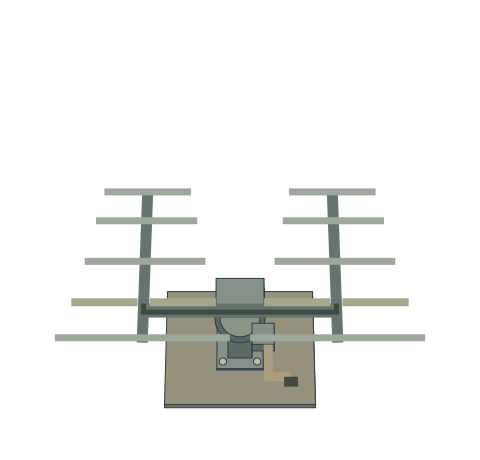

Here is the Python script that generated this plot:
"""Радар E0 с парой направленных решёток и ручным наведением."""

import argparse
from pathlib import Path

from PIL import Image

from E0_rigid_scene import RigidScene

parser = argparse.ArgumentParser()
parser.add_argument("--processed", type=Path)
args = parser.parse_args()


scene = RigidScene(width=480, height=460, scale=100, origin=(240, 350), taper=.035)
slab = ("#96917d", "#726e60", "#5f6053")
paint = ("#86918a", "#5c6b66", "#475751")
steel = "#9da79b"
scene.box(-.74, .74, -.59, .59, 0, .11, slab)
scene.box(-.23, .23, -.24, .24, .11, .16, paint)
for x in (-.17, .17):
    for y in (-.17, .17):
        scene.disc(x, y, .17, .037, "#c6baa0")
scene.box(-.12, .12, -.13, .13, .16, 1.83, paint)
scene.disc(0, 0, 1.09, .25, "#596762")
scene.disc(0, 0, 1.13, .20, "#8b9686")
# Рукоять на оси червячного редуктора, доступ со стороны южного края плиты.
scene.box(.12, .34, .06, .28, .91, 1.14, paint)
scene.line([(.28, .25, 1.03), (.28, .58, 1.03), (.50, .58, 1.03)], "#aa9d80", 9)
scene.line([(.50, .58, 1.03), (.50, .68, 1.03)], "#424b44", 13)
scene.box(-.24, .24, -.16, .16, 1.69, 1.99, paint)
scene.disc(.245, 0, 1.85, .10, "#b2a78c", normal="x")
# Пара синфазных антенн по обе стороны от оси подвеса. Директоры смотрят на север.
scene.line([(-.96, .18, 1.98), (.96, .18, 1.98)], "#64736c", 13)
for x in (-.96, .96):
    scene.line([(x, .54, 2.07), (x, -1.13, 2.07)], "#65756e", 10)
    for y, span in ((.49, .86), (.12, .72), (-.32, .61), (-.77, .52), (-1.10, .45)):
        if y == .12:
            for side in (-1, 1):
                scene.line([(x + side * .06, y, 2.07), (x + side * span, y, 2.07)], "#a7a78d", 8)
        else:
            scene.line([(x - span, y, 2.07), (x + span, y, 2.07)], steel, 7)
    scene.line([(x, .12, 2.03), (x, .19, 1.96), (0, .19, 1.96)], "#3d4b46", 5)
scene.mark("ground", (0, 0, 0))
scene.mark("azimuth", (0, 0, 1.09))
scene.mark("elevation", (.245, 0, 1.85))
scene.mark("crank", (.50, .68, 1.03))
far = scene.project(.74, -.59, 0)[0] - scene.project(-.74, -.59, 0)[0]
near = scene.project(.74, .59, 0)[0] - scene.project(-.74, .59, 0)[0]
assert .94 < far / near < .98
assert 3.5 < 2 * (.96 + .86) < 3.9
scene.save("E0_radar_vector", "Радар E0 с двумя направленными антеннами на ручном подвесе")

island = Image.open("E0_ALL14_current_TEST_ONLY.png").convert("RGBA")
terrain = Image.open("b03-production/art/gen/environment/start_island_hd.png").convert("RGBA")
site = (808, 242, 851, 271)
island.paste(terrain.crop(site), site[:2])
bounds = scene.image.getchannel("A").getbbox()
sprite = scene.image.crop(bounds)
if args.processed:
    candidate = Image.open(args.processed).convert("RGBA")
    left, top, right, bottom = candidate.getchannel("A").getbbox()
    assert right - left in (sprite.width, sprite.width + 1)
    assert bottom - top in (sprite.height, sprite.height + 1)
    aligned = candidate.crop((left, top, left + sprite.width, top + sprite.height))
    assert aligned.getchannel("A").tobytes() == sprite.getchannel("A").tobytes()
    sprite = aligned
ratio = 44 / (6 * scene.scale)
size = tuple(round(dimension * ratio) for dimension in sprite.size)
sprite = sprite.resize(size, Image.Resampling.BOX)
sprite.putalpha(sprite.getchannel("A").point(lambda alpha: 255 if alpha >= 40 else 0))
if args.processed:
    sprite.save(args.processed.with_name("e0_1978.runtime_candidate.png"))
island.alpha_composite(sprite, (830 - round((scene.origin[0] - bounds[0]) * ratio),
                               261 - round((scene.origin[1] - bounds[1]) * ratio)))
suffix = "_processed" if args.processed else ""
island.crop((798, 230, 865, 282)).resize((469, 364), Image.Resampling.NEAREST).save(
    f"E0_radar_vector{suffix}_scene_TEST_ONLY.png"
)
print("Габарит на острове", size, "отношение кромок", round(far / near, 4))
